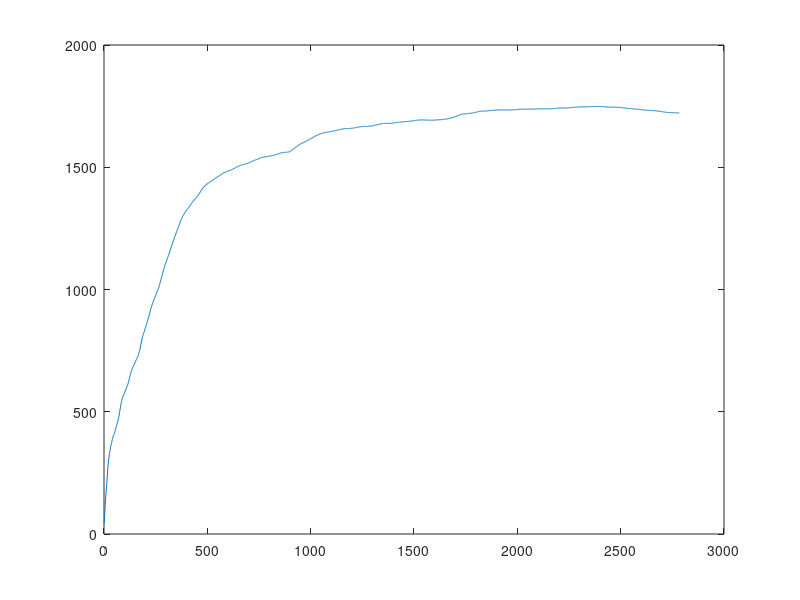
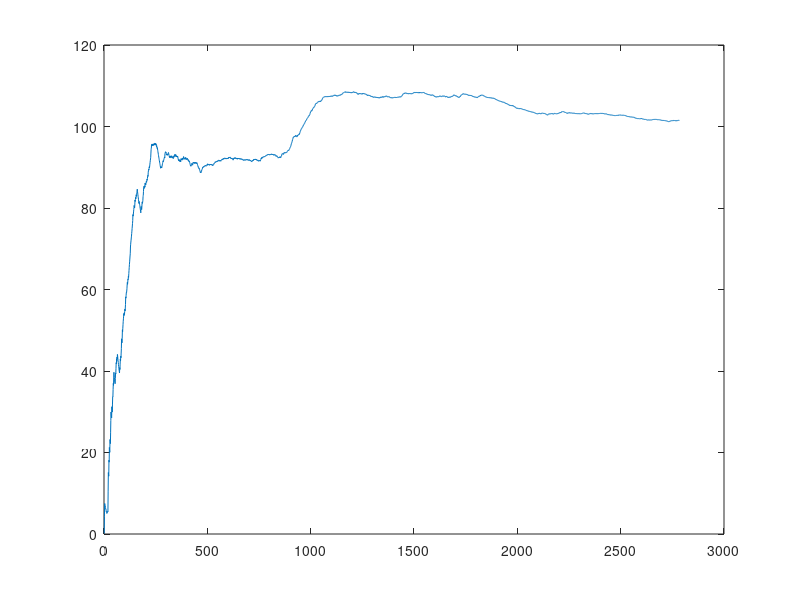

Source code (MATLAB) for these figures, in order:
clear,clc

load ./data/main_lya_PA_data_pt

b1=data_lya(1:dc,:);              %ai
b2=data_lya(dc+1:2*dc,:);     %bi
b3=data_lya(2*dc+1:3*dc,:); %Di
b4=data_lya(3*dc+1:4*dc,:); %ri
%% --------------average delay/ -- length-----------------
avg_delay=sum(data_Q);
for t=1:tmax-1
    avg_delay(t+1)=avg_delay(t+1)+avg_delay(t);
end
avg_delay=avg_delay*0.25./[1:tmax];
figure(30)
plot(avg_delay)
hold on
    
%% ----------------average cost-------------------
p=repmat(alpha,1,tmax).*b2;
G=p.*repmat(PUE,1,tmax)+b3-b4;
water=hw*sum(repmat(eps_D,1,tmax).*p+eps_I(:,1:tmax).*G);
elec=sum(c(:,1:tmax).*G);
carbon=hu*sum(phi_G(:,1:tmax).*G+repmat(phi_r,1,tmax).*b4);
avg_cost=elec+water+carbon;
for t=1:tmax-1
    avg_cost(t+1)=avg_cost(t+1)+avg_cost(t);
end
avg_cost=avg_cost./[1:tmax];

figure(31)
plot(avg_cost)
hold on

